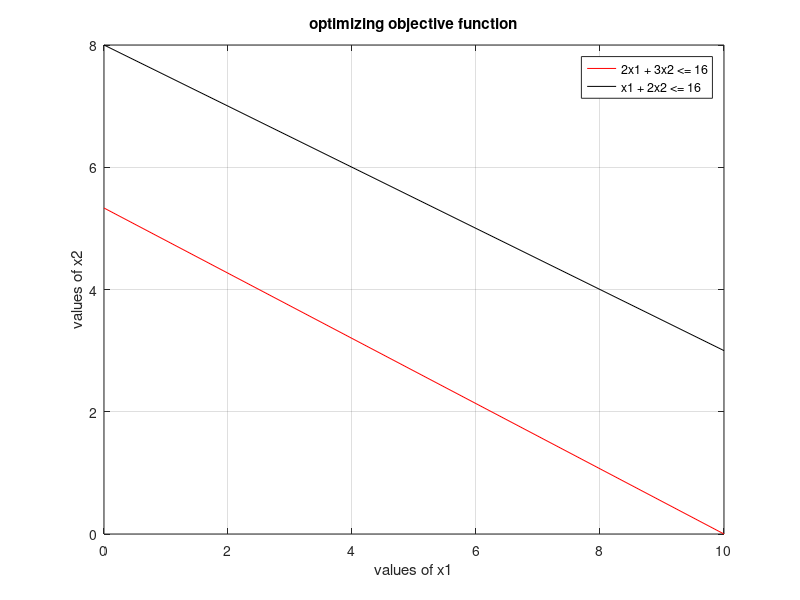

The MATLAB script that drew this image:
% False

% Phase 1 - Input Params
c = [6 8];
A = [2 3; 1 2];
b = [16; 16];

% Phase 2 - Plotting Graph

% Ax = b
y1 = 0:10:max(b);
x21 = (b(1) - A(1,1)*y1)/A(1,2);
x22 = (b(2) - A(2,1)*y1)/A(2,2);
% x23 = (b(3) - A(3,1)*y1)/A(3,2);

% values >= 0
x21 = max(0,x21);
x22 = max(0,x22);
% x23 = max(0,x23);

% plot
plot(y1, x21, 'r', y1, x22, 'k');
xlabel("values of x1");
ylabel("values of x2");
title("optimizing objective function");
legend("2x1 + 3x2 <= 16", "x1 + 2x2 <= 16");
grid on

% Phase 3 - Finding Corner Pts
cx1 = find(y1 == 0); % Points on X1 Axis
c1 = find(x21 == 0); % Points on X2 Axis

line1 = [y1(:, [c1 cx1]); x21(:,[c1 cx1])]';

c2 = find(x22 == 0);
line2 = [y1(:, [c2 cx1]); x22(:,[c2 cx1])]';

% c3 = find(x23 == 0);
% line3 = [y1(:, [c3 cx1]); x23(:,[c3 cx1])]';

corner_pts = unique([line1; line2], 'rows');

% Phase 4 - Intersection Points of each line

pts = [0,0]; % Initialize the intersection points array

for i = 1:size(A,1)
    for j = i+1:size(A,1)
        A1 = A([i, j], :);  % Select rows i and j from A
        B1 = b([i, j]);     % Select corresponding elements from b
        x = A1 \ B1;        % Solve the linear system using matrix division instead of inv()
        pts = [pts; x'];    % Store the result as a new row
    end
end

intr = pts;  % Store the final points

% Phase 5 - Write all Corner Points
all_pts = [intr; corner_pts];
points = unique(all_pts,"rows");

% Phase 6 - Find Feasible Region
for i = 1:size(points, 1)
    const1(i) = A(1,1) * points(i,1) + A(1,2) * points(i,2) - b(1);
    const2(i) = A(2,1) * points(i,1) + A(2,2) * points(i,2) - b(2);
    % const3(i) = A(3,1) * points(i,1) + A(3,2) * points(i,2) - b(3);
end

s1 = find(const1 > 0);
s2 = find(const2 > 0);
% s3 = find(const3 > 0);
s = unique([s1 s2]);

if ~isempty(s)
    % points(s, :) = [];
end

% Phase 7 - Objective Value and Points
value = points * c';
table = [points, value];

% Phase 8 - Objective Value
optimal_value = max(table)